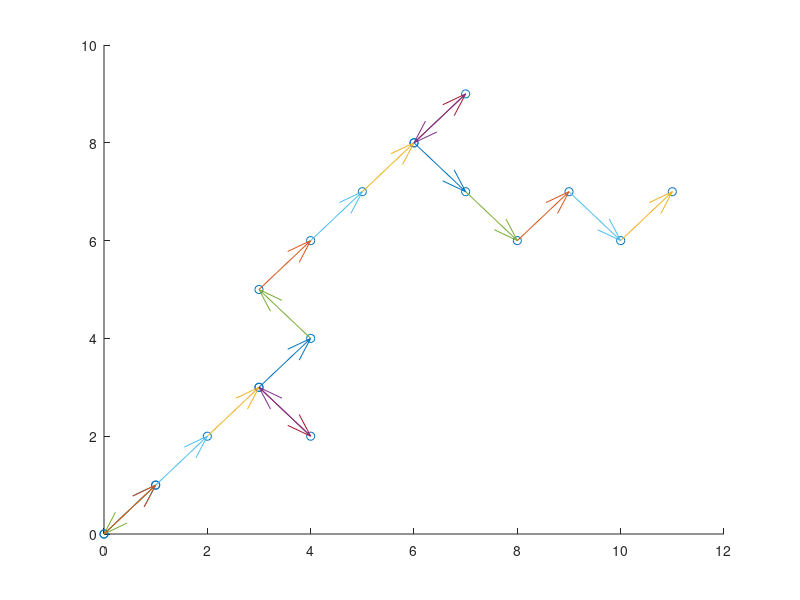
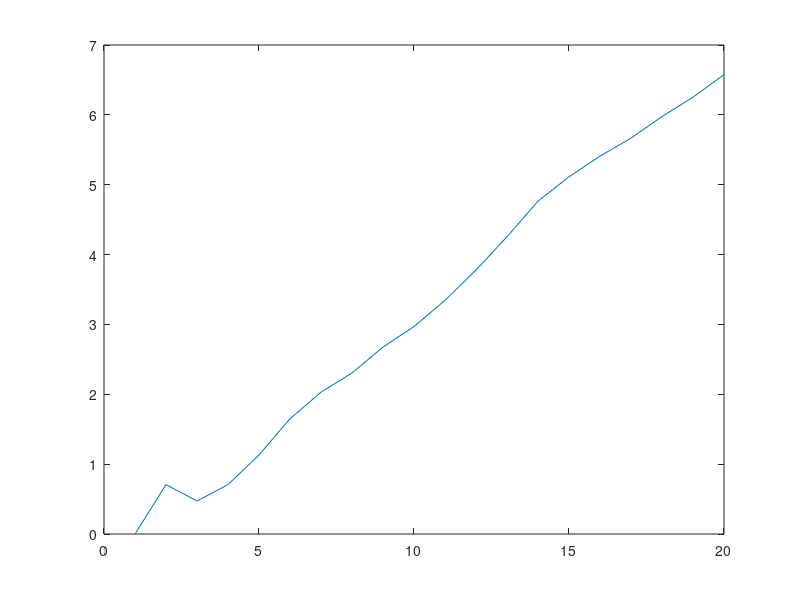

The MATLAB script that drew these images, in order:
close all;
clear vars;
sims=1;
n=20;
for j=1:sims
x2=zeros(1,n);
y2=zeros(1,n);
av=zeros(1,n);
j=1;
x1=0;
y1=0;
for i=1:n

          y2(1,j)=y1;
      x2(1,j)=x1;
      av(1,j)=sqrt((sum(x2)/j)*(sum(x2)/j)+(sum(y2)/j)*(sum(y2)/j));
    j=j+1;
    
    tmp1=randi([0,3]);
    tmp2=randi([0,3]);
    
    if(tmp1==0)
        y1=y1-1;
    end
    if(tmp1>0)
        y1=y1+1;
    end
    
    if(tmp2==0)
        x1=x1-1;
    end
    if(tmp2>0)
        x1=x1+1;
    end
    

  
    
end


scatter(x2,y2);
hold on;
[tmp,tmp2]=size(x2);
for i=2:tmp2
quiver(x2(i-1),y2(i-1),(x2(i)-x2(i-1)),y2(i)-y2(i-1),1)
pause(1);
hold on;
end
figure(2);
plot(av);
hold on;
end